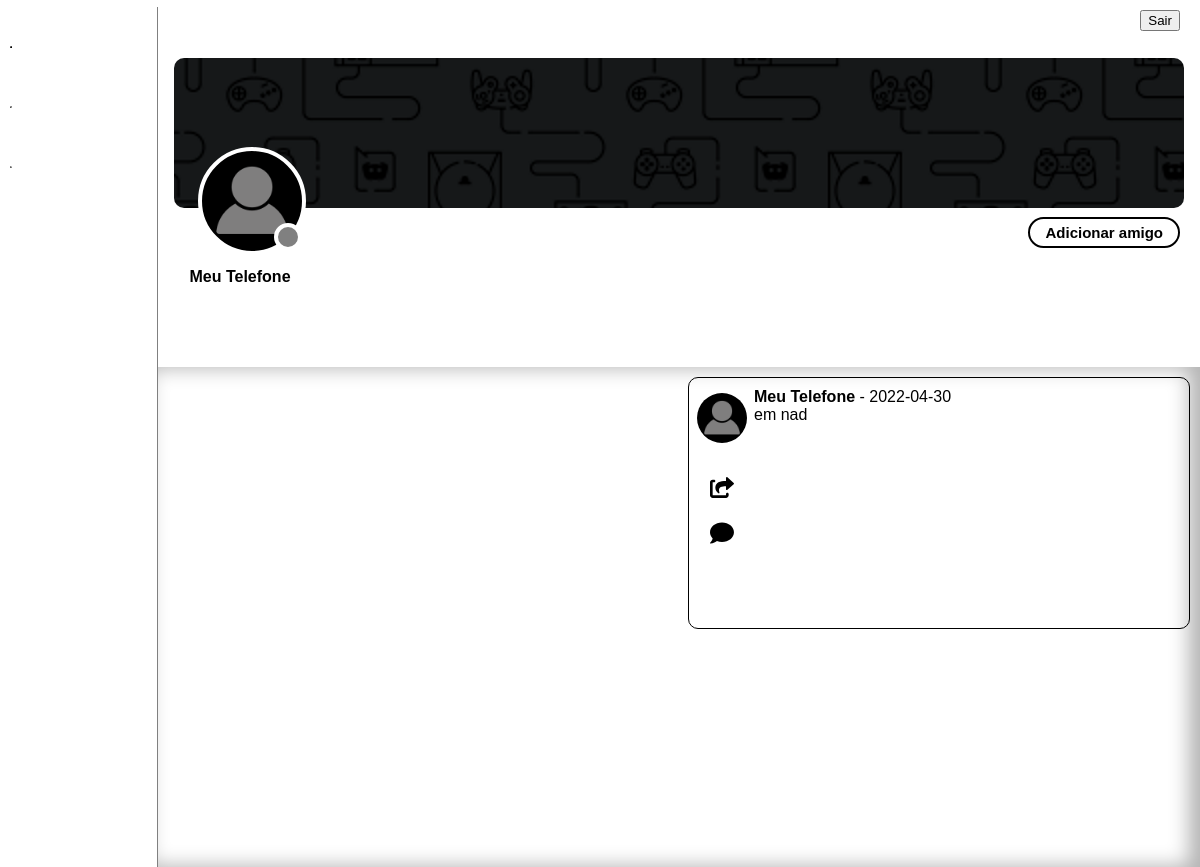
The page /perfilaaaa/index.php?conta=21 (signed in) on the database as committed earlier.
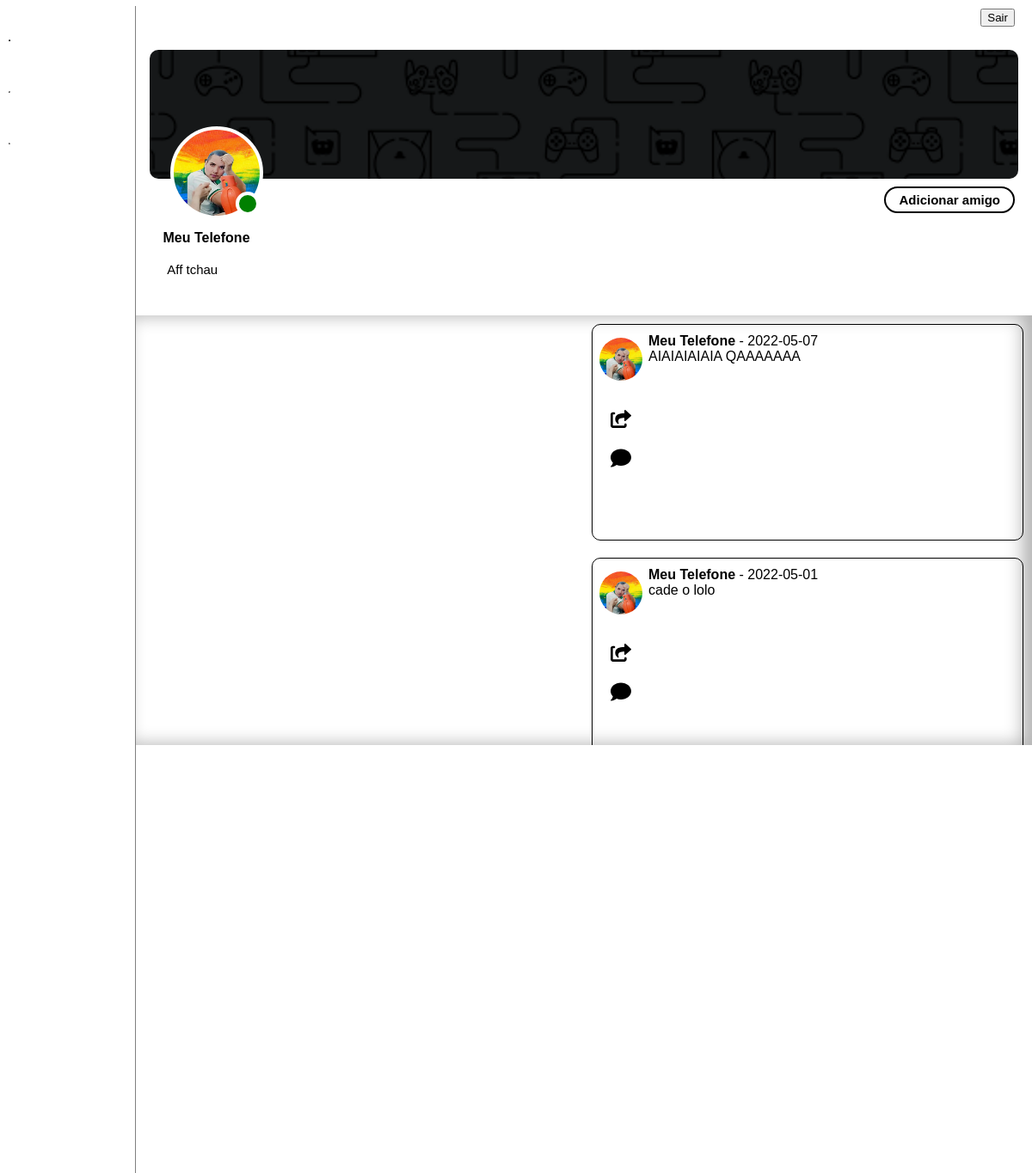
The same page on the database as committed later.
### tables this page shows
CREATE TABLE `perfil` (
  `id` int(11) NOT NULL,
  `apelido` varchar(100) NOT NULL,
  `capa` varchar(200) NOT NULL,
  `biografia` varchar(100) NOT NULL,
  `turma` varchar(50) NOT NULL,
  `foto` varchar(200) NOT NULL
);

CREATE TABLE `contas` (
  `id` int(11) NOT NULL,
  `nome` varchar(30) NOT NULL,
  `sobrenome` varchar(30) NOT NULL,
  `email` varchar(30) NOT NULL,
  `senha` varchar(30) NOT NULL,
  `status` tinyint(4) NOT NULL,
  `verificado` tinyint(4) NOT NULL,
  `criacao` varchar(50) NOT NULL
);

CREATE TABLE `publicacoes` (
  `id` int(11) NOT NULL,
  `data` date NOT NULL DEFAULT current_timestamp(),
  `midia` varchar(100) NOT NULL,
  `texto` text NOT NULL,
  `likes` int(11) NOT NULL DEFAULT 0,
  `privacidade` int(11) NOT NULL DEFAULT 0,
  `reacoes` int(11) NOT NULL DEFAULT 0,
  `denuncias` int(11) NOT NULL DEFAULT 0,
  `idConta` int(11) NOT NULL,
  `idPerfil` int(11) NOT NULL
);

### perfilaaaa/index.php (the view, shortened to what this page needs)
    <?php
        include("../content/code/conexao.php");
        $token = $_SESSION['email'];
        $login = "SELECT * FROM contas WHERE email=:token";
        try{
           $get = $conect->prepare($login);
           $get->bindParam(':token',$token,PDO::PARAM_STR);
           $get->execute();
           if($get->rowCount()>0){
               $ac = $get->fetch(PDO::FETCH_OBJ);
               $id = $ac->id;
           }
        } catch(PDOException $e){
        }
        $acID = $_GET['conta'];
        $acSelect = "SELECT * FROM contas WHERE id=:acID";
        try{
            $acr = $conect->prepare($acSelect);
            $acr->bindParam(':acID',$acID, PDO::PARAM_INT);
            $acr->execute();
            if($acr->rowCount()>0){
                $acc = $acr->fetch(PDO::FETCH_OBJ);
                $acnome = $acc->nome;
                $acsobrenome = $acc->sobrenome;
                $acstatus = $acc->status;
                $acverificado = $acc->verificado;
                $pSelect = "SELECT * FROM perfil WHERE id=:pID";
                $pCon = $conect->prepare($pSelect);
                $pCon->bindParam(':pID', $acID, PDO::PARAM_INT);
                $pCon->execute();
                if($pCon->rowCount()>0){
                    $pO = $pCon->fetch(PDO::FETCH_OBJ);
                    $pCapa = $pO->capa;
                    $pBio = $pO->biografia;
                    $pFoto = $pO->foto;
                }
            }
        }catch(PDOException $i){}
    ?>
<!DOCTYPE html>
<html lang="en">
<head>
    <link rel="stylesheet" href="../content/style.css">
</head>
<body style="background-color: var(--profile2);">
    <section class="main">
        <section class="content c2" style="flex-wrap:nowrap !important;">
            <section class="profile">
                <div class="pic">
                    <div class="custom">
                        <div class="cape" style="background-image: url(<?php echo $pCapa; ?>">
                            <div id="icon" class="icon" style="background-image: url(/content/img/alunos/<?php echo $pFoto; ?>">
                                <div class="statuse sta<?php echo $acstatus ?>">
                                </div>
                            </div>
                        </div>
                        <div class="btns">
                            <?php if($acID==$id) { ?>
                            <button><b>Editar perfil</b></button>
                            <?php }else{ ?>
                                <button><b>Adicionar amigo</b></button>
                            <?php } ?>
                        </div>
                    </div>
                    <div class="infos">
                        <a><h4><?php echo "$acnome $acsobrenome <button class='verificado verificado$acverificado'><b style='margin-left:18px;'>Verificado</b></button>"; ?></h4></a>
                        <br>
                        <?php if($acID==$id) { ?>
                        <form method="post" class="biografia"><input name="alterbio" type="text" value="<?php echo $pBio; ?>" maxlength="100"></form>
                        <?php }else{ ?>
                            <a style="font-size:15px;margin-top:1px;margin-left:36px;"><?php echo $pBio; ?></a>
                        <?php } ?>
                        <br>
                        <br>
                    </div>
                    <div class="publicacoes">
                        <?php
                            $select = "SELECT * FROM publicacoes WHERE idPerfil=$acID ORDER BY id DESC";
                            try{
                                $resultado = $conect->prepare($select);
                                $resultado->execute();
                                if($resultado->rowCount()>0){
                                    while($show = $resultado->FETCH(PDO::FETCH_OBJ)){
                                        ?>
                        <div class="pub">
                            <form method="post">
                                <div class="minicon" style="background-image: url(/content/img/alunos/<?php echo $pFoto; ?>"></div>
                                <button class="compartilhar"></button>
                                <button class="responder"></button>
                            </form>
                            <div>
                                <a><b><?php echo $acnome." ".$acsobrenome; ?></b> - <?php echo $show->data ?></a>
                                <a><?php echo $show->texto ?></a>
                            </div>
                        </div>
                        <?php }}}catch(PDOException $e){ echo '<strong>ERRO DE PDO= </strong>'.$e->getMessage();} ?>
                    </div>
                </div>
            </section>
        </section>
    </section>
    <form method="post" style="position:absolute; right:20px; top:10px; box-shadow:none;"><button name="exit">Sair</button></form>
</body>
</html>

Rows that differ between the two databases and show on the page:
no longer on this page (row unchanged): publicacoes: idPerfil.foto (picture), idConta.nome "Meu", idConta.sobrenome "Telefone", data "2022-04-30", texto "em nad"
changed perfil: foto: a different picture; biografia (not shown) → "Aff tchau"
changed contas "Meu": status 0 → 1 (drawn)
added publicacoes: idPerfil.foto (picture), idConta.nome "Meu", idConta.sobrenome "Telefone", data "2022-05-07", texto "AIAIAIAIAIA QAAAAAAA"
added publicacoes: idPerfil.foto (picture), idConta.nome "Meu", idConta.sobrenome "Telefone", data "2022-05-01", texto "cade o lolo"
